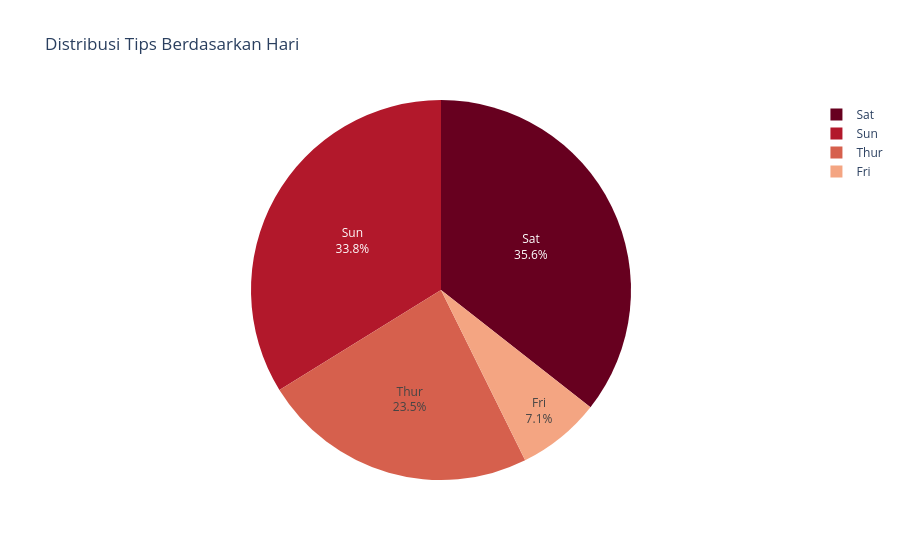

The code cell stored with this chart in its notebook:
### Markdown cell above
### 2.4 Pie Chart & Histogram

**Pie Chart** menunjukkan proporsi atau persentase dari keseluruhan.  
**Histogram** menunjukkan distribusi frekuensi dari data numerik.

Mari kita lihat contoh keduanya:

### Code cell
# Pie Chart - Distribusi tips berdasarkan hari
tips_by_day = df_tips.groupby('day')['tip'].sum().reset_index()

fig = px.pie(
    tips_by_day,
    values='tip',
    names='day',
    title='Distribusi Tips Berdasarkan Hari',
    hole=0,  # 0 = pie chart biasa, 0.3-0.5 = donut chart
    color_discrete_sequence=px.colors.sequential.RdBu  # Color scheme
)

# Tambahkan persentase pada label
fig.update_traces(
    textposition='inside',
    textinfo='percent+label'
)

fig.show()

### Figure 1 — Plotly figure (JSON) as saved in the notebook; plotly's stock layout.template omitted (floating-point values rounded to 4 significant figures)
{"data": [{"domain": {"x": [0, 1], "y": [0, 1]}, "hole": 0, "hovertemplate": "day=%{label}<br>tip=%{value}<extra></extra>", "labels": ["Fri", "Sat", "Sun", "Thur"], "legendgroup": "", "name": "", "showlegend": true, "textinfo": "percent+label", "textposition": "inside", "type": "pie", "values": [51.96, 260.4, 247.4, 171.8]}], "layout": {"legend": {"tracegroupgap": 0}, "piecolorway": ["rgb(103,0,31)", "rgb(178,24,43)", "rgb(214,96,77)", "rgb(244,165,130)", "rgb(253,219,199)", "rgb(247,247,247)", "rgb(209,229,240)", "rgb(146,197,222)", "rgb(67,147,195)", "rgb(33,102,172)", "rgb(5,48,97)"], "title": {"text": "Distribusi Tips Berdasarkan Hari"}}}
